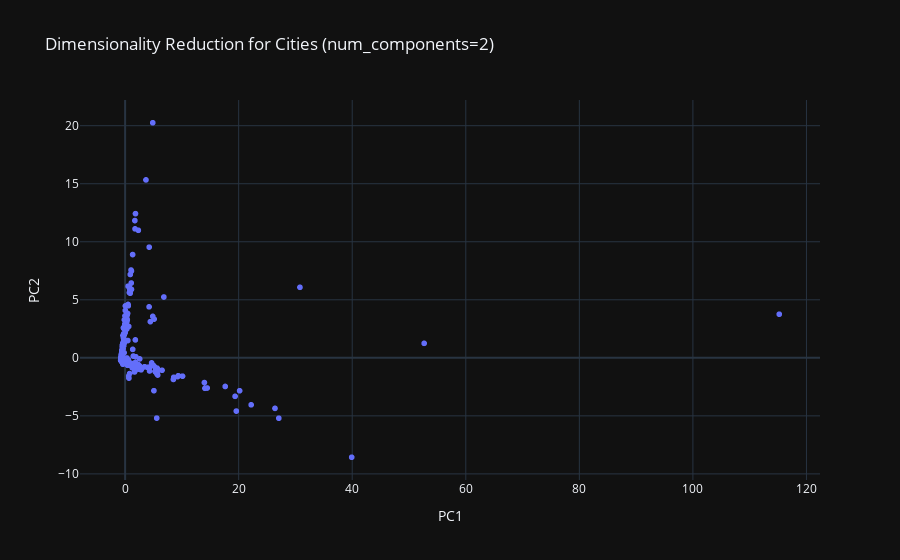

Notebook code cell kept with this figure:
### Code cell
# Scatter plot for cities
fig_cities = px.scatter(reduced_cities, x='PC1', y='PC2', hover_name='city_name',
                        title="Dimensionality Reduction for Cities (num_components=2)", labels={'PC1': 'PC1', 'PC2': 'PC2'})
fig_cities.show()

### Figure 1 — Plotly figure (JSON) as saved in the notebook; plotly's stock layout.template omitted (floating-point values rounded to 4 significant figures; data arrays with more than 128 entries replaced by an {"elided": "..."} marker saying what was removed)
{"data": [{"hovertemplate": "<b>%{hovertext}</b><br><br>PC1=%{x}<br>PC2=%{y}<extra></extra>", "hovertext": {"elided": "1216 str values"}, "legendgroup": "", "marker": {"color": "#636efa", "symbol": "circle"}, "mode": "markers", "name": "", "showlegend": false, "x": {"elided": "1216 float values"}, "xaxis": "x", "y": {"elided": "1216 float values"}, "yaxis": "y", "type": "scattergl"}], "layout": {"xaxis": {"anchor": "y", "domain": [0.0, 1.0], "title": {"text": "PC1"}}, "yaxis": {"anchor": "x", "domain": [0.0, 1.0], "title": {"text": "PC2"}}, "legend": {"tracegroupgap": 0}, "title": {"text": "Dimensionality Reduction for Cities (num_components=2)"}}}
